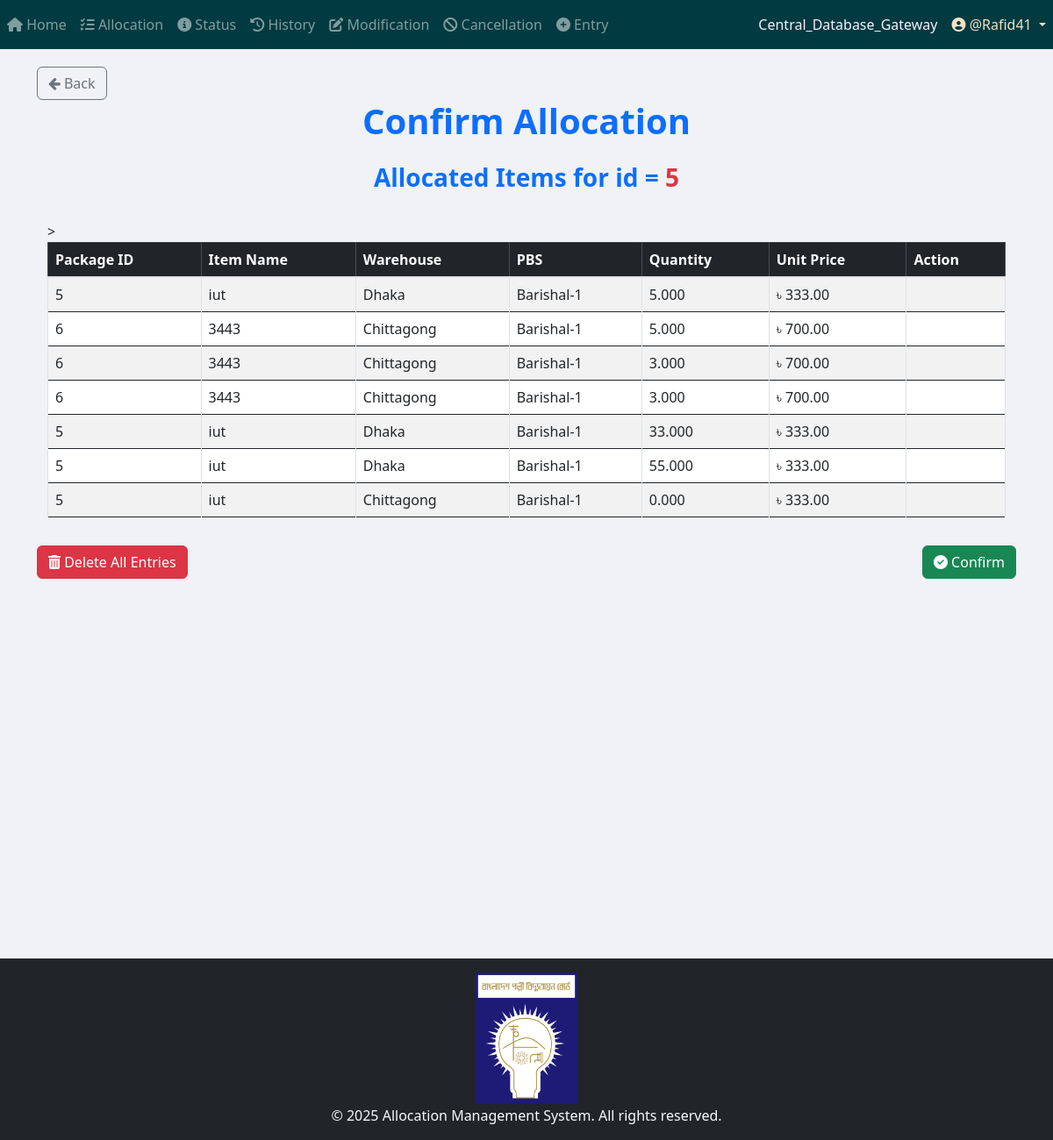
/allocation/view_confirm_allocation/5/ (signed in), run on the app's committed database.
### App_Allocation/models.py (models this page shows, shortened)
class Allocation_Number(models.Model):
    allocation_no = models.IntegerField(unique=True)
    user = models.ForeignKey(User, on_delete=models.CASCADE)
    STATUS_CHOICES = [
        ("Pending Approval", "Pending Approval"),
        ("Allocated", "Allocated"),
        ("Cancelled", "Cancelled"),
        ("Modified", "Modified"),
    ]
    status = models.CharField(
        max_length=100, choices=STATUS_CHOICES, default="Pending Approval"
    )
    def __str__(self):
        return str(self.allocation_no)

class Temporary_Allocation(models.Model):
    allocation_no = models.ForeignKey(Allocation_Number, on_delete=models.CASCADE)  # Deletes related allocations when removed
    item_primary_key = models.BigIntegerField(null=True)
    pbs = models.ForeignKey(PBS, on_delete=models.CASCADE)
    package = models.ForeignKey(Package, on_delete=models.CASCADE)
    item = models.ForeignKey(Item, on_delete=models.CASCADE)
    unit_of_item = models.TextField()
    warehouse = models.CharField(max_length=50)
    quantity = models.DecimalField(
        max_digits=20,
        decimal_places=3,
        default=0.00
    )
    price = models.DecimalField(max_digits=15, decimal_places=2)
    created_at = models.DateTimeField(auto_now_add=True)

class PBS(models.Model):
    name = models.TextField(unique=True)
    def __str__(self):
        return str(self.name)

### App_Entry/models.py (models this page shows, shortened)
class Package(models.Model):
    packageId = models.TextField(unique=True)

class Item(models.Model):
    WAREHOUSE_CHOICES = [
        ("Dhaka", "Dhaka"),
        ("Khulna", "Khulna"),
        ("Chittagong", "Chittagong"),
    ]
    UNIT_CHOICES = [
        ("Nos.", "Nos."),
        ("Mtr.", "Mtr."),
        ("Km.", "Km."),
        ("Set.", "Set."),
        ("Pair.", "Pair."),
        ("Kg", "Kg"),
        ("Lot", "Lot"),
        ("Pcs", "Pcs"),
        ("Coil", "Coil"),
        ("Box", "Box"),
        ("Feet", "Feet"),
        ("Liter", "Liter"),
        ("m3", "m3"),
        ("m2", "m2"),
        ("Ream", "Ream"),
        ("Bundle", "Bundle"),
        ("Carton", "Carton"),
    ]
    name = models.CharField(max_length=255)
    description = models.TextField(blank=True, null=True)
    warehouse = models.CharField(
        max_length=50, choices=WAREHOUSE_CHOICES, default="Dhaka"
    )
    unit_of_item = models.CharField(
        max_length=100, choices=UNIT_CHOICES, default="Nos."
    )  # Updated field
    unit_price = models.DecimalField(max_digits=15, decimal_places=2, default=0.00)
    quantity_of_item = models.DecimalField(
        max_digits=20,
        decimal_places=3,
        default=0.00
    )
    package = models.ForeignKey(
        Package,
        on_delete=models.SET_NULL,
        related_name="package_of_item",
        null=True,
    )
    created_at = models.DateTimeField(default=timezone.now)

### App_Allocation/views/View_and_Confirm_Allocation_view.py (the view)
# urls.py: path('view_confirm_allocation/<int:allocation_id>/', views.view_confirm_allocation, name='view_confirm_allocation'),
def view_confirm_allocation(request, allocation_id):
    allocation_no_obj = get_object_or_404(Allocation_Number, id=allocation_id)
    allocations = Temporary_Allocation.objects.filter(allocation_no=allocation_no_obj)
    return render(
        request,
        "App_Allocation/view_and_confirm_allocation.html",
        {
            "allocations": allocations,
            "allocation_no_obj": allocation_no_obj,
        },
    )

### App_Admin_Panel/templatetags/nav_CDB_links_loader.py (called while the page is built)
@register.simple_tag
def external_link_from_static(filename):
    subpath = filename
    if not subpath.startswith("links" + os.sep) and not subpath.startswith("links/"):
        subpath = os.path.join("links", filename)
    file_path = find(subpath)
    if not file_path:
        return ""
    try:
        with open(file_path, "r", encoding="utf-8") as f:
            return f.read().strip()
    except Exception:
        return ""

### templates/App_Allocation/view_and_confirm_allocation.html (shortened to what this page needs)
{% extends 'base.html' %}
{% load crispy_forms_tags %}
{% load static %}
{% block body_block %}
<a href="{% url 'App_Allocation:Search_and_Select' allocation_no_obj.id %}" class="btn btn-outline-secondary">
    <i class="fa fa-arrow-left"></i> Back
</a>
<center>
    <h1 class="fw-bold text-primary"><b> Confirm Allocation </b></h1>
</center>
<div class="container mt-4">
    <h3 class="text-center"><b class="text-primary">Allocated Items for id = </b><b class="text-danger">{{allocation_no_obj}}</b></h3>
    <br>>
    <div class="table-responsive">
        <table class="table table-bordered table-striped table-hover">
            <thead class="table-dark sticky-top">
                <tr>
                    <th>Package ID</th>
                    <th>Item Name</th>
                    <th>Warehouse</th>
                    <th>PBS</th>
                    <th>Quantity</th>
                    <th>Unit Price</th>
                    <th>Action</th>
                </tr>
            </thead>
            <tbody>
                {% if allocations %}
                    {% for allocation in allocations %}
                    <tr>
                        <td>{{ allocation.package.packageId }}</td>
                        <td>{{ allocation.item.name }}</td>
                        <td>{{ allocation.warehouse }}</td>
                        <td>{{ allocation.pbs }}</td>
                        <td>{{ allocation.quantity }}</td>
                        <td>৳ {{ allocation.price }}</td>
                        <td class="text-center">
                        </td>
                    </tr>
                    {% endfor %}
                {% else %}
                    <tr>
                        <td colspan="7" class="text-center text-danger">No allocations available</td>
                    </tr>
                {% endif %}
            </tbody>
        </table>
    </div>
</div>
<div class="d-flex justify-content-between mt-3">
    <button class="btn btn-danger" data-bs-toggle="modal" data-bs-target="#deleteAllModal" {% if not allocations %}disabled{% endif %}>
        <i class="fas fa-trash-alt"></i> Delete All Entries
    </button>
    <button class="btn btn-success" data-bs-toggle="modal" data-bs-target="#confirmAllocationModal" {% if not allocations %}disabled{% endif %}>
        <i class="fas fa-check-circle"></i> Confirm
    </button>
</div>
{% endblock %}

### templates/partials/navbar.html (shortened to what this page needs)
{% load static %}
{% load nav_CDB_links_loader %}
{% external_link_from_static "Central_Database_Gateway.txt" as central_database_gateway_link %}
{% if request.path|slice:":9" == "/project/" %}
    <nav class="navbar navbar-expand-sm navbar-dark" style="background-color: #005F5B; color: #C4FFF9;">
        <button class="navbar-toggler" type="button" data-toggle="collapse" data-target="#navbarProject">
            <span class="navbar-toggler-icon"></span>
        </button>
        <div class="collapse navbar-collapse" id="navbarProject">
            <ul class="navbar-nav mr-auto">
                {% if user.is_authenticated %}
                                <li class="nav-item">
                                    <a class="nav-link" href="{% url 'Project_App_Home:project_home_page' %}">
                                        <i class="fas fa-project-diagram"></i> P_Home
                                    </a>
                                </li>                    {% if request.user.is_superuser or request.user.user_group.user_group_type == "Editor" %}
                    <li class="nav-item">
                        <a class="nav-link" href="{% url 'Project_App_Allocation:allocation_page' %}">
                            <i class="fas fa-tasks"></i> P_Allocation
                        </a>
                    </li>
                    {% endif %}
                    {% if request.user.is_superuser or request.user.user_group.user_group_type in "Editor View History and Status only" %}
                    <li class="nav-item">
                        <a class="nav-link" href="{% url 'Project_App_Status:status_page' %}">
                            <i class="fas fa-info-circle"></i> P_Status
                        </a>
                    </li>
                    {% endif %}
                    <li class="nav-item">
                        <a class="nav-link" href="{% url 'Project_App_History:history_page' %}">
                            <i class="fas fa-history"></i> P_History
                        </a>
                    </li>
                    {% if request.user.is_superuser or request.user.user_group.user_group_type == "Editor" %}
                    <li class="nav-item">
                        <a class="nav-link" href="{% url 'Project_App_Modification:modification_menu' %}">
                            <i class="fas fa-edit"></i> P_Modification
                        </a>
                    </li>
                    <li class="nav-item">
                        <a class="nav-link" href="{% url 'Project_App_Cancellation:cancellation' %}">
                            <i class="fas fa-ban"></i> P_Cancellation
                        </a>
                    </li>
                    <li class="nav-item">
                        <a class="nav-link" href="{% url 'Project_App_Entry:entry_page' %}">
                            <i class="fas fa-plus-circle"></i> P_Entry
                        </a>
                    </li>
                    <li class="nav-item">
                        <a class="nav-link" href="{% url 'Project_App_ProjectWiseBalance:project_list' %}">
                            <i class="fas fa-plus-circle"></i> P_Project-Wise Balance
                        </a>
                    </li>
                    {% endif %}
                {% endif %}
            </ul>
            <ul class="navbar-nav">
                {% if user.is_authenticated %}
                    {% if request.user.is_superuser or request.user.user_group.user_group_type == "Editor" %}
                        <li class="nav-item">
                            <a class="nav-link" style="color: #FFE9A8;" href="{{ central_database_gateway_link|default:'#' }}" target="_blank" rel="noopener noreferrer">Central_Database_Gateway</a>
                        </li>
                    {% endif %}
                    <li class="nav-item dropdown">
                        <a class="nav-link dropdown-toggle" style="color: #FFA07A;" href="#" id="userDropdown" role="button" data-toggle="dropdown">
                            <i class="fas fa-user-circle"></i> @{{ user.username }}
                        </a>
                        <div class="dropdown-menu dropdown-menu-right">
                            {% if request.user.is_superuser %}
                                <a class="dropdown-item text-primary" href="{% url 'App_Admin_Panel:admin_panel_home' %}">
                                    <i class="fas fa-tools"></i> <strong>Admin Panel</strong>
                                </a>
                                <div class="dropdown-divider"></div>
                            {% endif %}
                            <a class="dropdown-item text-danger" href="{% url 'App_Login:logout' %}">
                                <i class="fas fa-sign-out-alt"></i> <strong>Logout</strong>
                            </a>
                        </div>
                    </li>
                {% else %}
                    <li class="nav-item {% if request.resolver_match.url_name == 'login' %}active{% endif %}">
                        <a class="nav-link" href="{% url 'App_Login:login' %}">
                            <i class="fas fa-sign-in-alt"></i> Login
                        </a>
                    </li>
                {% endif %}
            </ul>
        </div>
    </nav>
{% else %}
    <nav class="navbar navbar-expand-sm navbar-dark" style="background-color: #013A40; color: #F8ECFF;">
        <div class="collapse navbar-collapse" id="navbarDefault">
            <ul class="navbar-nav mr-auto">
                {% if user.is_authenticated %}
                    <li class="nav-item {% if request.resolver_match.url_name == 'home_page' %}active{% endif %}">
                        <a class="nav-link" href="{% url 'App_Home:home_page' %}">
                            <i class="fas fa-home"></i> Home
                        </a>
                    </li>
                    {% if request.user.is_superuser or request.user.user_group.user_group_type == "Editor" %}
                    <li class="nav-item {% if request.resolver_match.url_name == 'allocation_page' %}active{% endif %}">
                        <a class="nav-link" href="{% url 'App_Allocation:allocation_page' %}">
                            <i class="fas fa-tasks"></i> Allocation
                        </a>
                    </li>
                    {% endif %}
                    {% if request.user.is_superuser or request.user.user_group.user_group_type in "Editor View History and Status only" %}
                    <li class="nav-item {% if request.resolver_match.url_name == 'status_page' %}active{% endif %}">
                        <a class="nav-link" href="{% url 'App_Status:status_page' %}">
                            <i class="fas fa-info-circle"></i> Status
                        </a>
                    </li>
                    {% endif %}
                    <li class="nav-item {% if request.resolver_match.url_name == 'history_page' %}active{% endif %}">
                        <a class="nav-link" href="{% url 'App_History:history_page' %}">
                            <i class="fas fa-history"></i> History
                        </a>
                    </li>
                    {% if request.user.is_superuser or request.user.user_group.user_group_type == "Editor" %}
                    <li class="nav-item {% if request.resolver_match.url_name == 'modification_menu' %}active{% endif %}">
                        <a class="nav-link" href="{% url 'App_Modification:modification_menu' %}">
                            <i class="fas fa-edit"></i> Modification
                        </a>
                    </li>
                    {% endif %}
                    {% if request.user.is_superuser or request.user.user_group.user_group_type == "Editor" %}
                    <li class="nav-item {% if request.resolver_match.url_name == 'cancellation' %}active{% endif %}">
                        <a class="nav-link" href="{% url 'App_Cancellation:cancellation' %}">
                            <i class="fas fa-ban"></i> Cancellation
                        </a>
                    </li>
                    {% endif %}
                    {% if request.user.is_superuser or request.user.user_group.user_group_type == "Editor" %}
                    <li class="nav-item {% if request.resolver_match.url_name == 'entry_page' %}active{% endif %}">
                        <a class="nav-link" href="{% url 'App_Entry:entry_page' %}">
                            <i class="fas fa-plus-circle"></i> Entry
                        </a>
                    </li>
                    {% endif %}
                {% endif %}
            </ul>
            <ul class="navbar-nav">
                {% if user.is_authenticated %}
                    {% if request.user.is_superuser or request.user.user_group.user_group_type == "Editor" %}
                        <li class="nav-item">
                            <a class="nav-link" style="color: #F7F0FF;" href="{{ central_database_gateway_link|default:'#' }}" target="_blank" rel="noopener noreferrer">Central_Database_Gateway</a>
                        </li>
                    {% endif %}
                    <li class="nav-item dropdown">
                        <a class="nav-link dropdown-toggle" style="color: #F3E0C7;" href="#" id="userDropdown" role="button" data-toggle="dropdown">
                            <i class="fas fa-user-circle"></i> @{{ user.username }}
                        </a>
                    </li>
                {% else %}
                    <li class="nav-item {% if request.resolver_match.url_name == 'login' %}active{% endif %}">
                        <a class="nav-link" href="{% url 'App_Login:login' %}">
                            <i class="fas fa-sign-in-alt"></i> Login
                        </a>
                    </li>
                {% endif %}
            </ul>
        </div>
    </nav>
{% endif %}

### templates/partials/footer.html (style rules this page uses)
html, body { height: 100%; margin: 0; }

### data on the page
Allocation_Number: allocation_no "5"
Temporary_Allocation: package.packageId "5", item.name "iut", warehouse "Dhaka", pbs "Barishal-1", quantity "5.000", price "333.00"
Temporary_Allocation: package.packageId "6", item.name "3443", warehouse "Chittagong", pbs "Barishal-1", quantity "5.000", price "700.00"
Temporary_Allocation: package.packageId "6", item.name "3443", warehouse "Chittagong", pbs "Barishal-1", quantity "3.000", price "700.00"
Temporary_Allocation: package.packageId "6", item.name "3443", warehouse "Chittagong", pbs "Barishal-1", quantity "3.000", price "700.00"
Temporary_Allocation: package.packageId "5", item.name "iut", warehouse "Dhaka", pbs "Barishal-1", quantity "33.000", price "333.00"
Temporary_Allocation: package.packageId "5", item.name "iut", warehouse "Dhaka", pbs "Barishal-1", quantity "55.000", price "333.00"
Temporary_Allocation: package.packageId "5", item.name "iut", warehouse "Chittagong", pbs "Barishal-1", quantity "0.000", price "333.00"

### other printed values
{{ user.username }} "Rafid41"
